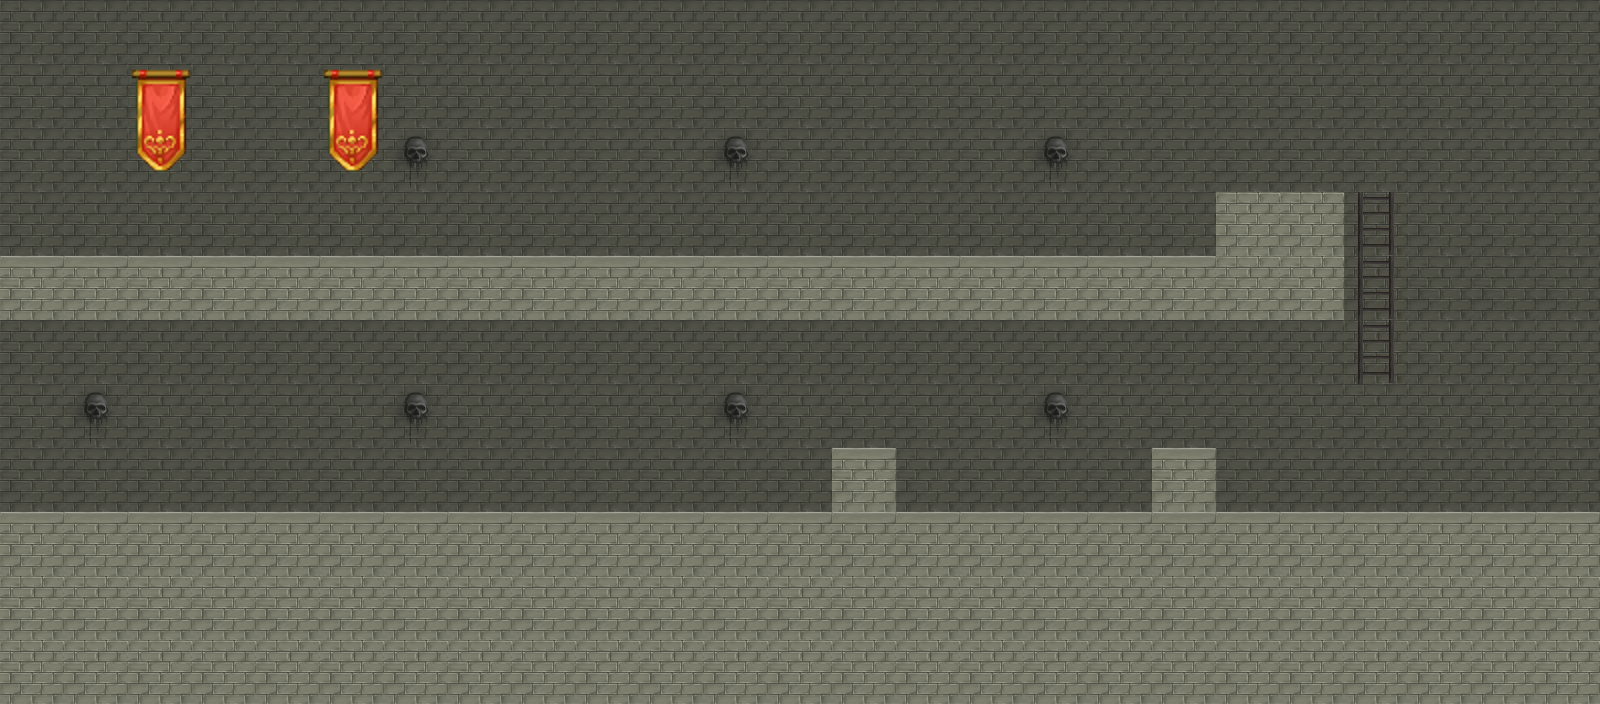

Rendered tile map (Tiled .tmx) drawn with the repository's tilesets; below, a short description and the full map source, tile grids included:
An orthogonal 25x11 tile map with 64x64 px tiles, 4 tile layers (background, wall paper, floors, stairs), 4 tilesets and 2 objects.

<map version="1.0" orientation="orthogonal" renderorder="right-down" width="25" height="11" tilewidth="64" tileheight="64" nextobjectid="3">
 <tileset firstgid="1" name="grunge_tile" tilewidth="64" tileheight="64" tilecount="35" columns="7">
  <image source="grunge_tile.png" width="448" height="320" />
 </tileset>
 <tileset firstgid="36" name="castledoors" tilewidth="128" tileheight="192" tilecount="1" columns="1">
  <image source="castledoors.png" width="128" height="192" />
 </tileset>
 <tileset firstgid="37" name="tiled" tilewidth="64" tileheight="64" tilecount="256" columns="16">
  <image source="tiled.png" width="1024" height="1024" />
 </tileset>
 <tileset firstgid="293" name="baddie" tilewidth="64" tileheight="64" tilecount="4" columns="4">
  <image source="baddie.png" width="256" height="64" />
 </tileset>
 <layer name="background" width="25" height="11">
  <data encoding="csv">
2,2,2,2,2,2,2,2,2,2,2,2,2,2,2,2,2,2,2,2,2,2,2,2,2,
2,2,2,2,2,2,2,2,2,2,2,2,2,2,2,2,2,2,2,2,2,2,2,2,2,
2,2,2,2,2,2,2,2,2,2,2,2,2,2,2,2,2,2,2,2,2,2,2,2,2,
2,2,2,2,2,2,2,2,2,2,2,2,2,2,2,2,2,2,2,2,2,2,2,2,2,
2,2,2,2,2,2,2,2,2,2,2,2,2,2,2,2,2,2,2,2,2,2,2,2,2,
2,2,2,2,2,2,2,2,2,2,2,2,2,2,2,2,2,2,2,2,2,2,2,2,2,
2,2,2,2,2,2,2,2,2,2,2,2,2,2,2,2,2,2,2,2,2,2,2,2,2,
2,2,2,2,2,2,2,2,2,2,2,2,2,2,2,2,2,2,2,2,2,2,2,2,2,
2,2,2,2,2,2,2,2,2,2,2,2,2,2,2,2,2,2,2,2,2,2,2,2,2,
2,2,2,2,2,2,2,2,2,2,2,2,2,2,2,2,2,2,2,2,2,2,2,2,2,
2,2,2,2,2,2,2,2,2,2,2,2,2,2,2,2,2,2,2,2,2,2,2,2,2
</data>
 </layer>
 <layer name="wall paper" width="25" height="11">
  <data encoding="csv">
0,0,0,0,0,0,0,0,0,0,0,0,0,0,0,0,0,0,0,0,0,0,0,0,0,
0,0,145,0,0,145,0,0,0,0,0,0,0,0,0,0,0,0,0,0,0,0,0,0,0,
0,0,161,0,0,161,10,0,0,0,0,10,0,0,0,0,10,0,0,0,0,0,0,0,0,
0,0,0,0,0,0,0,0,0,0,0,0,0,0,0,0,0,0,0,0,0,0,0,0,0,
0,0,0,0,0,0,0,0,0,0,0,0,0,0,0,0,0,0,0,0,0,0,0,0,0,
0,0,0,0,0,0,0,0,0,0,0,0,0,0,0,0,0,0,0,0,0,0,0,0,0,
0,10,0,0,0,0,10,0,0,0,0,10,0,0,0,0,10,0,0,0,0,0,0,0,0,
0,0,0,0,0,0,0,0,0,0,0,0,0,0,0,0,0,0,0,0,0,0,0,0,0,
0,0,0,0,0,0,0,0,0,0,0,0,0,0,0,0,0,0,0,0,0,0,0,0,0,
0,0,0,0,0,0,0,0,0,0,0,0,0,0,0,0,0,0,0,0,0,0,0,0,0,
0,0,0,0,0,0,0,0,0,0,0,0,0,0,0,0,0,0,0,0,0,0,0,0,0
</data>
 </layer>
 <layer name="floors" width="25" height="11">
  <data encoding="csv">
0,0,0,0,0,0,0,0,0,0,0,0,0,0,0,0,0,0,0,0,0,0,0,0,0,
0,0,0,0,0,0,0,0,0,0,0,0,0,0,0,0,0,0,0,0,0,0,0,0,0,
0,0,0,0,0,0,0,0,0,0,0,0,0,0,0,0,0,0,0,0,0,0,0,0,0,
0,0,0,0,0,0,0,0,0,0,0,0,0,0,0,0,0,0,0,1,1,0,0,0,0,
8,8,8,8,8,8,8,8,8,8,8,8,8,8,8,8,8,8,8,1,1,0,0,0,0,
0,0,0,0,0,0,0,0,0,0,0,0,0,0,0,0,0,0,0,0,0,0,0,0,0,
0,0,0,0,0,0,0,0,0,0,0,0,0,0,0,0,0,0,0,0,0,0,0,0,0,
0,0,0,0,0,0,0,0,0,0,0,0,0,8,0,0,0,0,8,0,0,0,0,0,0,
8,8,8,8,8,8,8,8,8,8,8,8,8,8,8,8,8,8,8,8,8,8,8,8,8,
1,1,1,1,1,1,1,1,1,1,1,1,1,1,1,1,1,1,1,1,1,1,1,1,1,
1,1,1,1,1,1,1,1,1,1,1,1,1,1,1,1,1,1,1,1,1,1,1,1,1
</data>
 </layer>
 <layer name="stairs" width="25" height="11">
  <data encoding="csv">
0,0,0,0,0,0,0,0,0,0,0,0,0,0,0,0,0,0,0,0,0,0,0,0,0,
0,0,0,0,0,0,0,0,0,0,0,0,0,0,0,0,0,0,0,0,0,0,0,0,0,
0,0,0,0,0,0,0,0,0,0,0,0,0,0,0,0,0,0,0,0,0,0,0,0,0,
0,0,0,0,0,0,0,0,0,0,0,0,0,0,0,0,0,0,0,0,0,19,0,0,0,
0,0,0,0,0,0,0,0,0,0,0,0,0,0,0,0,0,0,0,0,0,19,0,0,0,
0,0,0,0,0,0,0,0,0,0,0,0,0,0,0,0,0,0,0,0,0,19,0,0,0,
0,0,0,0,0,0,0,0,0,0,0,0,0,0,0,0,0,0,0,0,0,0,0,0,0,
0,0,0,0,0,0,0,0,0,0,0,0,0,0,0,0,0,0,0,0,0,0,0,0,0,
0,0,0,0,0,0,0,0,0,0,0,0,0,0,0,0,0,0,0,0,0,0,0,0,0,
0,0,0,0,0,0,0,0,0,0,0,0,0,0,0,0,0,0,0,0,0,0,0,0,0,
0,0,0,0,0,0,0,0,0,0,0,0,0,0,0,0,0,0,0,0,0,0,0,0,0
</data>
 </layer>
 <objectgroup name="doors">
  <object id="1" gid="36" x="191.837" y="256.167" width="128" height="192">
   <properties>
    <property name="id" value="enter" />
    <property name="sprite" value="castledoors" />
    <property name="type" value="door" />
   </properties>
  </object>
 </objectgroup>
 <objectgroup name="enemies">
  <object id="2" gid="294" x="898.25" y="254.083" width="64" height="64">
   <properties>
    <property name="type" value="enemy" />
   </properties>
  </object>
 </objectgroup>
</map>
